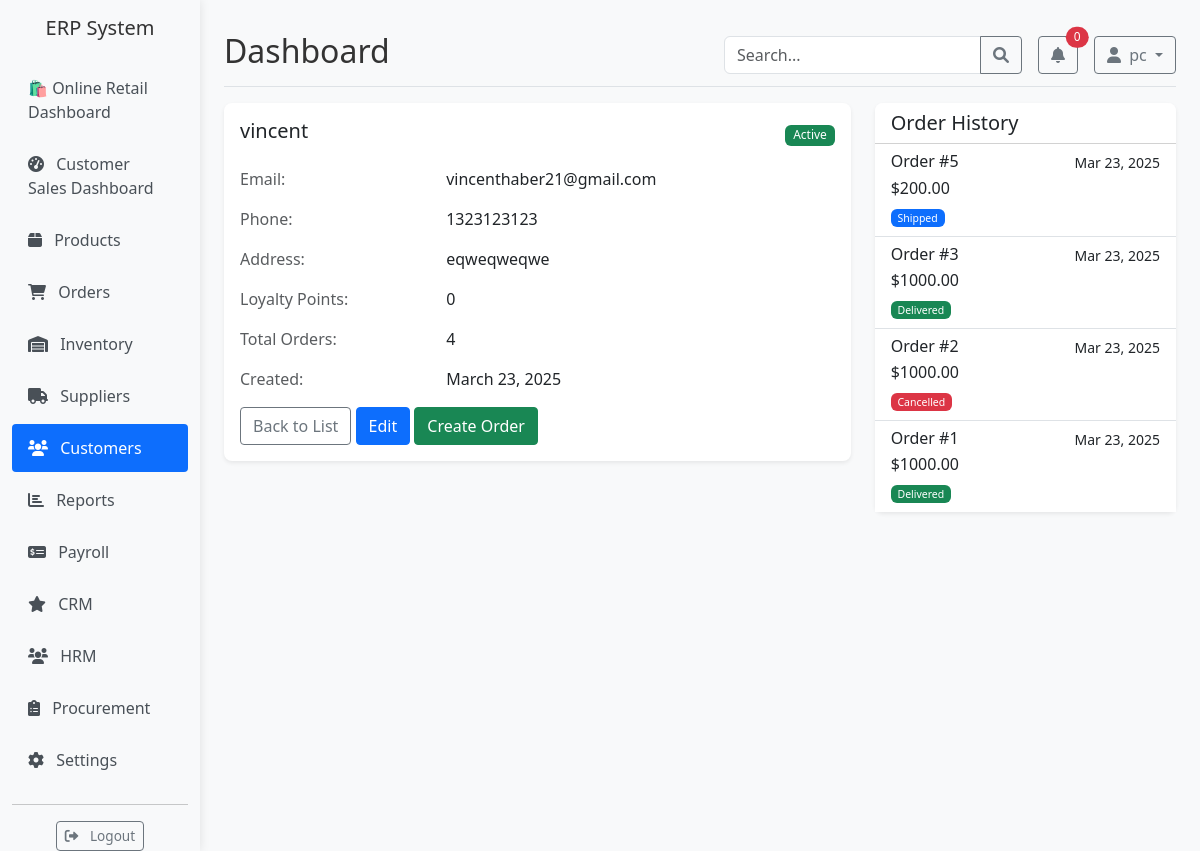
The app's page /dashboard/customers/1/ (signed in) with its own data.
### shop/models.py (models this page shows, shortened)
class Customer(models.Model):
    user = models.OneToOneField(User, on_delete=models.SET_NULL, null=True, blank=True, related_name='customer')
    name = models.CharField(max_length=100)
    email = models.EmailField(unique=True)
    phone = models.CharField(max_length=20, blank=True, null=True)
    address = models.TextField(blank=True, null=True)
    loyalty_points = models.PositiveIntegerField(default=0)
    created_at = models.DateTimeField(auto_now_add=True)

class Order(models.Model):
    STATUS_CHOICES = (
        ('pending', 'Pending'),
        ('processing', 'Processing'),
        ('packed', 'Packed'),
        ('shipped', 'Shipped'),
        ('out_for_delivery', 'Out for Delivery'),
        ('delivered', 'Delivered'),
        ('cancelled', 'Cancelled'),
    )
    customer = models.ForeignKey(Customer, on_delete=models.CASCADE, related_name='orders')
    status = models.CharField(max_length=20, choices=STATUS_CHOICES, default='pending')
    order_date = models.DateTimeField(default=timezone.now)
    shipping_address = models.TextField()
    payment_method = models.CharField(max_length=50)
    total_amount = models.DecimalField(max_digits=10, decimal_places=2)
    tracking_number = models.CharField(max_length=100, blank=True, null=True)
    tracking_url = models.URLField(blank=True, null=True)
    delivery_partner = models.CharField(max_length=100, blank=True, null=True)
    estimated_delivery = models.DateField(blank=True, null=True)
    last_updated = models.DateTimeField(auto_now=True)
    notes = models.TextField(blank=True, null=True)
    qr_code = models.ImageField(upload_to='order_qr_codes/', blank=True, null=True)

### shop/views.py (the view)
# urls.py: path('customers/<int:pk>/', views.customer_detail, name='customer_detail'),
@login_required
def customer_detail(request, pk):
    customer = get_object_or_404(Customer, pk=pk)
    orders = customer.orders.all().order_by('-order_date')
    context = {
        'customer': customer,
        'orders': orders,
    }
    return render(request, 'customers/detail.html', context)

### shop/templatetags/shop_tags.py (called while the page is built)
@register.simple_tag
def order_status_badge(status):
    badge_classes = {
        'pending': 'bg-warning',
        'processing': 'bg-info',
        'shipped': 'bg-primary',
        'delivered': 'bg-success',
        'cancelled': 'bg-danger'
    }
    badge_class = badge_classes.get(status, 'bg-secondary')
    return mark_safe(f'<span class="badge {badge_class}">{status.title()}</span>')

@register.filter
def currency(value):
    try:
        return f"${value:.2f}"
    except (ValueError, TypeError):
        return "$0.00"

### templates/customers/detail.html (shortened to what this page needs)
{% extends 'base.html' %}
{% load crispy_forms_tags %}
{% load shop_tags %}
{% block content %}
<div class="container-fluid px-0">
    <div class="row">
        <div class="col-md-8">
            <div class="card border-0 shadow-sm">
                <div class="card-body">
                    {% if customer %}
                        <div class="d-flex justify-content-between align-items-center mb-3">
                            <h5 class="card-title">{{ customer.name }}</h5>
                            <span class="badge bg-{% if customer.orders.count > 0 %}success{% else %}secondary{% endif %}">
                                {% if customer.orders.count > 0 %}Active{% else %}Inactive{% endif %}
                            </span>
                        </div>
                        {% if form %}
                            <form method="post">
                                {% csrf_token %}
                                <div class="row">
                                    <div class="col-md-6">
                                        {{ form.name|as_crispy_field }}
                                    </div>
                                    <div class="col-md-6">
                                        {{ form.email|as_crispy_field }}
                                    </div>
                                </div>
                                <div class="row">
                                    <div class="col-md-6">
                                        {{ form.phone|as_crispy_field }}
                                    </div>
                                    <div class="col-md-6">
                                        {{ form.loyalty_points|as_crispy_field }}
                                    </div>
                                </div>
                                {{ form.address|as_crispy_field }}
                                <div class="mt-3 d-flex justify-content-between">
                                    <a href="{% url 'shop:customer_list' %}" class="btn btn-outline-secondary">Cancel</a>
                                    <button type="submit" class="btn btn-primary">Save Changes</button>
                                </div>
                            </form>
                        {% else %}
                            <div class="row mb-3">
                                <div class="col-md-4 text-muted">Email:</div>
                                <div class="col-md-8">{{ customer.email }}</div>
                            </div>
                            <div class="row mb-3">
                                <div class="col-md-4 text-muted">Phone:</div>
                                <div class="col-md-8">{{ customer.phone|default:"Not provided" }}</div>
                            </div>
                            <div class="row mb-3">
                                <div class="col-md-4 text-muted">Address:</div>
                                <div class="col-md-8">{{ customer.address|default:"Not provided" }}</div>
                            </div>
                            <div class="row mb-3">
                                <div class="col-md-4 text-muted">Loyalty Points:</div>
                                <div class="col-md-8">{{ customer.loyalty_points }}</div>
                            </div>
                            <div class="row mb-3">
                                <div class="col-md-4 text-muted">Total Orders:</div>
                                <div class="col-md-8">{{ customer.orders.count }}</div>
                            </div>
                            <div class="row mb-3">
                                <div class="col-md-4 text-muted">Created:</div>
                                <div class="col-md-8">{{ customer.created_at|date:"F d, Y" }}</div>
                            </div>
                            <div class="mt-3">
                                <a href="{% url 'shop:customer_list' %}" class="btn btn-outline-secondary">Back to List</a>
                                <a href="{% url 'shop:customer_edit' customer.id %}" class="btn btn-primary">Edit</a>
                                <a href="{% url 'shop:order_create' %}" class="btn btn-success">Create Order</a>
                            </div>
                        {% endif %}
                    {% endif %}
                </div>
            </div>
        </div>
        {% if customer and not form %}
        <div class="col-md-4">
            <div class="card border-0 shadow-sm">
                <div class="card-header bg-white">
                    <h5 class="mb-0">Order History</h5>
                </div>
                <div class="card-body p-0">
                    {% if orders %}
                        <div class="list-group list-group-flush">
                            {% for order in orders %}
                                <a href="{% url 'shop:order_detail' order.id %}" class="list-group-item list-group-item-action">
                                    <div class="d-flex w-100 justify-content-between">
                                        <h6 class="mb-1">Order #{{ order.id }}</h6>
                                        <small>{{ order.order_date|date:"M d, Y" }}</small>
                                    </div>
                                    <p class="mb-1">{{ order.total_amount|currency }}</p>
                                    <small>{% order_status_badge order.status %}</small>
                                </a>
                            {% endfor %}
                        </div>
                    {% else %}
                        <div class="text-center py-4">
                            <p class="text-muted mb-0">No orders yet</p>
                            <a href="{% url 'shop:order_create' %}" class="btn btn-sm btn-primary mt-2">Create New Order</a>
                        </div>
                    {% endif %}
                </div>
            </div>
        </div>
        {% endif %}
    </div>
</div>
{% endblock %}

### templates/components/header.html (shortened to what this page needs)
<header class="d-flex justify-content-between flex-wrap flex-md-nowrap align-items-center pt-3 pb-2 mb-3 border-bottom">
    <h1 class="h2">{% block header_title %}Dashboard{% endblock %}</h1>
    <div class="d-flex align-items-center">
        <form class="me-3 d-none d-md-flex" action="{% block search_url %}{% endblock %}" method="GET">
            <div class="input-group">
                <input type="text" class="form-control" name="search" placeholder="Search..."
                       value="{{ search_query|default:'' }}">
                <button class="btn btn-outline-secondary" type="submit">
                    <i class="fas fa-search"></i>
                </button>
            </div>
        </form>
        <div class="dropdown me-3">
            <a class="btn btn-outline-secondary position-relative" href="#" role="button" id="notificationsDropdown"
               data-bs-toggle="dropdown" aria-expanded="false">
                <i class="fas fa-bell"></i>
                <span class="position-absolute top-0 start-100 translate-middle badge rounded-pill bg-danger">
                    {{ low_stock_count|default:'0' }}
                </span>
            </a>
        </div>
        <div class="dropdown">
            <a class="btn btn-outline-secondary dropdown-toggle" href="#" role="button" id="userDropdown"
               data-bs-toggle="dropdown" aria-expanded="false">
                <i class="fas fa-user me-1"></i>
                {{ request.user.username }}
            </a>
        </div>
    </div>
</header>

### static/css/main.css (style rules this page uses)
body { font-family: 'Segoe UI', Tahoma, Geneva, Verdana, sans-serif; background-color: #f8f9fa; color: #333; }
a { text-decoration: none; }
.container-fluid { max-width: 1600px; }
.card { border-radius: 0.5rem; box-shadow: 0 0.125rem 0.25rem rgba(0, 0, 0, 0.075); transition: transform 0.3s ease; }
.card-header { border-top-left-radius: 0.5rem !important; border-top-right-radius: 0.5rem !important; }
.btn { border-radius: 0.25rem; font-weight: 500; }
.badge { font-weight: 500; padding: 0.35em 0.65em; }

### records on screen
Customer: name "vincent", email "vincenthaber21@gmail.com", phone "1323123123", address "eqweqweqwe", loyalty_points "0", orders.count "4", created_at "March 23, 2025"
Order: id "5", order_date "Mar 23, 2025", total_amount "$200.00", status "Shipped"
Order: id "3", order_date "Mar 23, 2025", total_amount "$1000.00", status "Delivered"
Order: id "2", order_date "Mar 23, 2025", total_amount "$1000.00", status "Cancelled"
Order: id "1", order_date "Mar 23, 2025", total_amount "$1000.00", status "Delivered"

### other values on screen
{{ low_stock_count|default:'0' }} "0"
{{ request.user.username }} "pc"
